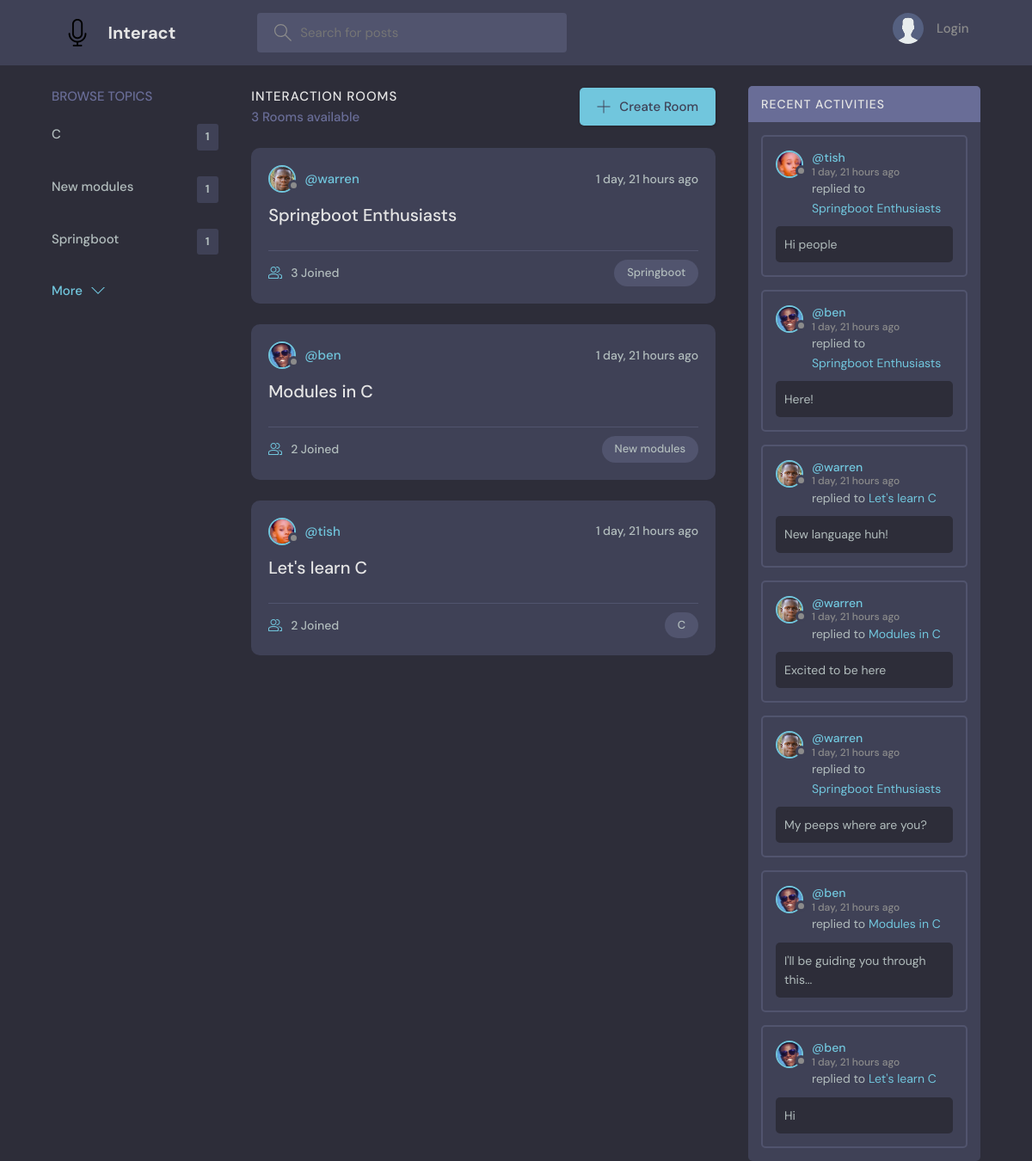
The page / on the database its author committed.
### base/models.py (models this page shows, shortened)
class Topic(models.Model):
    name = models.CharField(max_length=200)

class Room(models.Model):
    host = models.ForeignKey(User, on_delete=models.SET_NULL, null=True)
    topic = models.ForeignKey(Topic, on_delete=models.SET_NULL, null=True)
    name = models.CharField(max_length=100)
    description = models.TextField(null=True, blank=True)
    participants = models.ManyToManyField(User, related_name='participants',
                                          blank=True)
    updated = models.DateTimeField(auto_now=True)
    created = models.DateTimeField(auto_now_add=True)
    class Meta:
        ordering = ['-updated', '-created']
    def __str__(self):
        return self.name

class User(AbstractUser):
    name = models.CharField(max_length=200, null=True)
    email = models.EmailField(unique=True, null=True)
    bio = models.TextField(null=True)
    avatar = models.ImageField(null=True, default='avatar.svg')
    USERNAME_FIELD = 'email'
    REQUIRED_FIELDS = []

class Message(models.Model):
    user = models.ForeignKey(User, on_delete=models.CASCADE)
    room = models.ForeignKey(Room, on_delete=models.CASCADE)
    body = models.TextField()
    updated = models.DateTimeField(auto_now=True)
    created = models.DateTimeField(auto_now_add=True)
    class Meta:
        ordering = ['-updated', '-created']

### base/views.py (the view)
# urls.py: path('', views.home, name="home"),
def home(request):
    q = request.GET.get('q') if request.GET.get('q') != None else ''
    rooms = Room.objects.filter(
        Q(topic__name__icontains=q) |
        Q(name__icontains=q) |
        Q(description__icontains=q)
        )
    topics = Topic.objects.all()[0:9]
    room_messages = Message.objects.filter(Q(room__topic__name__icontains=q))
    context = {'rooms': rooms, 'topics': topics,
               'room_messages': room_messages}
    return render(request, 'base/home.html', context)

### base/templates/base/home.html (shortened to what this page needs)
{% extends 'base/main.html' %}
{% block content %}
<main class="layout layout--3">
  <div class="container">
    {% include 'base/topics_component.html' %}
    <div class="roomList">
      <div class="roomList__header">
        <div>
          <h2>Interaction Rooms</h2>
          <p>{{rooms.count}} Rooms available</p>
        </div>
        <a class="btn btn--main" href="{% url 'create-room' %}">
          <svg version="1.1" xmlns="http://www.w3.org/2000/svg" width="32" height="32" viewBox="0 0 32 32">
            <title>add</title>
            <path
              d="M16.943 0.943h-1.885v14.115h-14.115v1.885h14.115v14.115h1.885v-14.115h14.115v-1.885h-14.115v-14.115z">
            </path>
          </svg>
          Create Room
        </a>
      </div>
      {% include 'base/feed_component.html' %}
    </div>
    {% include 'base/activity_component.html' %}
  </div>
</main>
{% endblock %}

### base/templates/base/topics_component.html
<div class="topics">
    <div class="topics__header">
        <h2>Browse Topics</h2>
    </div>
    <ul class="topics__list">
        {% for topic in topics %}
        <li>
            <a href="{% url 'home' %}?q={{topic.name}}">{{topic.name}}<span>{{topic.room_set.all.count}}</span></a>
        </li>
        {% endfor %}
    </ul>
    <a class="btn btn--link" href="{% url 'topics' %}">
        More
        <svg version="1.1" xmlns="http://www.w3.org/2000/svg" width="32" height="32" viewBox="0 0 32 32">
            <title>chevron-down</title>
            <path d="M16 21l-13-13h-3l16 16 16-16h-3l-13 13z"></path>
        </svg>
    </a>
</div>

### base/templates/base/feed_component.html (shortened to what this page needs)
{% for room in rooms %}
<div class="roomListRoom">
    <div class="roomListRoom__header">
        <a href="{% url "profile" room.host.id %}" class="roomListRoom__author">
            <div class="avatar avatar--small">
                <img src="{{room.host.avatar.url}}" alt="" />
            </div>
            <span>@{{room.host.username}}</span>
        </a>
        <div class="roomListRoom__actions">
            <span>{{room.created|timesince}} ago</span>
        </div>
    </div>
    <div class="roomListRoom__content">
        <a href="{% url 'room' room.id %}">{{room.name}}</a>
    </div>
    <div class="roomListRoom__meta">
        <a href="{% url 'room' room.id %}" class="roomListRoom__joined">
            {{room.participants.all.count}} Joined
        </a>
        <p class="roomListRoom__topic">{{room.topic.name}}</p>
    </div>
</div>
{% endfor %}

### base/templates/base/activity_component.html (shortened to what this page needs)
<div class="activities">
    <div class="activities__header">
        <h2>Recent Activities</h2>
    </div>
    {% for message in room_messages %}
    <div class="activities__box">
        <div class="activities__boxHeader roomListRoom__header">
            <a href="{% url "profile" message.user.id %}" class="roomListRoom__author">
                <div class="avatar avatar--small">
                    <img src="{{message.user.avatar.url}}" alt="" />
                </div>
                <p>
                    @{{message.user.username}}
                    <span>{{message.created|timesince}} ago</span>
                </p>
            </a>
        </div>
        <div class="activities__boxContent">
            <p>replied to <a href="{% url 'room' message.room.id %}">{{message.room}}</a></p>
            <div class="activities__boxRoomContent">
                    {{message.body | truncatewords:20}}
            </div>
        </div>
    </div>
    {% endfor %}
</div>

### rows shown on the page
Topic: name "C", room_set.all.count "1"
Topic: name "New modules", room_set.all.count "1"
Topic: name "Springboot", room_set.all.count "1"
Room: host.avatar (picture), host.username "warren", created "1 day, 21 hours", name "Springboot Enthusiasts", participants.all.count "3", topic.name "Springboot"
Room: host.avatar (picture), host.username "ben", created "1 day, 21 hours", name "Modules in C", participants.all.count "2", topic.name "New modules"
Room: host.avatar (picture), host.username "tish", created "1 day, 21 hours", name "Let's learn C", participants.all.count "2", topic.name "C"
Message: user.avatar (picture), user.username "tish", created "1 day, 21 hours", room "Springboot Enthusiasts", body "Hi people"
Message: user.avatar (picture), user.username "ben", created "1 day, 21 hours", room "Springboot Enthusiasts", body "Here!"
Message: user.avatar (picture), user.username "warren", created "1 day, 21 hours", room "Let's learn C", body "New language huh!"
Message: user.avatar (picture), user.username "warren", created "1 day, 21 hours", room "Modules in C", body "Excited to be here"
Message: user.avatar (picture), user.username "warren", created "1 day, 21 hours", room "Springboot Enthusiasts", body "My peeps where are you?"
Message: user.avatar (picture), user.username "ben", created "1 day, 21 hours", room "Modules in C", body "I'll be guiding you through this..."
Message: user.avatar (picture), user.username "ben", created "1 day, 21 hours", room "Let's learn C", body "Hi"

### other values the page prints
{{ rooms.count }} "3"
